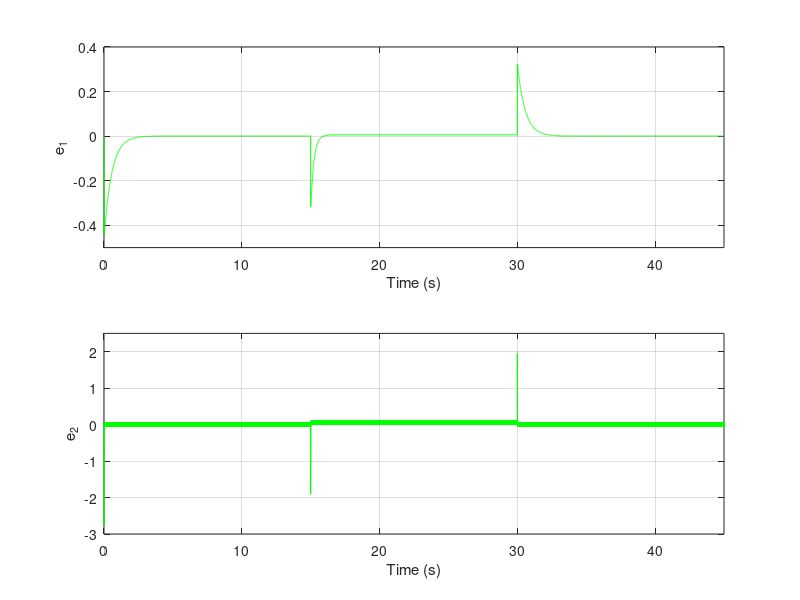

Recreate this plot in MATLAB.
x(1)=0.;
t(1)=0;
y(1)=0.;
n=45000;
tmax=45;
dt=tmax/n;
Q=10;
R=0.01;
m(1)=1;
alpha=1;
betta=100;
lambda=0.3;
gamma=20;
B=1;
Da=0.072;
r1(1)=0.;
r2(1)=0.;
e1(1)=x(1)-r1(1);
e2(1)=y(1)-r2(1);
u(1)=0;

for i=1:n-1,   

m(i+1)=m(i)+1;
    
g1(i)=0;
g2(i)=lambda;

f1(i)=x(i)+dt*(-alpha*x(i)+Da*(1-x(i))*exp(y(i)/(1+y(i)/gamma)));    
f2(i)=y(i)+dt*(-alpha*y(i)+B*Da*(1-x(i))*exp(y(i)/(1+y(i)/gamma)));

t(i+1)=t(i)+dt;

   if 0<=t(i+1) & t(i+1)<=15
    r1(i+1)=0.4472;
    elseif 15<t(i+1) & t(i+1)<30
    r1(i+1)=0.7646;
    elseif 30<=t(i+1) & t(i+1)<tmax 
    r1(i+1)=0.4472;
    end

   if 0<=t(i+1) & t(i+1)<=15
    r2(i+1)=2.752;
    elseif 15<t(i+1) & t(i+1)<30
    r2(i+1)=4.7052;
    elseif 30<=t(i+1) & t(i+1)<tmax 
    r2(i+1)=2.752;
   end
    
if (y(i)-r2(i))>0 
S(i)=1;
elseif (y(i)-r2(i))<0
S(i)=-1;
else 
S(i)=0;  
end 

u(i)=-1/g2(i)*(-betta*S(i)+r2(i+1)-r2(i)-f2(i));
   
x(i+1)=f1(i);    
y(i+1)=y(i)+dt*(-betta*S(i)+r2(i+1)-r2(i)); 

e1(i+1)=x(i+1)-r1(i+1);
e2(i+1)=y(i+1)-r2(i+1);
  
end

if (y(n)-r2(n))>0 
S(n)=1;
elseif (y(n)-r2(n))<0
S(n)=-1;
else 
S(n)=0;  
end 

for j=1:n-1,      
    tt(j)=t(j);    
end

subplot(2,1,1), plot(t,e1,'g-')
 
ylabel('e_1')
xlabel('Time (s)')
axis([0 tmax -0.5 0.4])

grid

hold on;
 
subplot(2,1,2), plot(t,e2,'g-')
 
ylabel('e_2')
xlabel('Time (s)')
axis([0 tmax -3 2.5])

grid

clear all;
